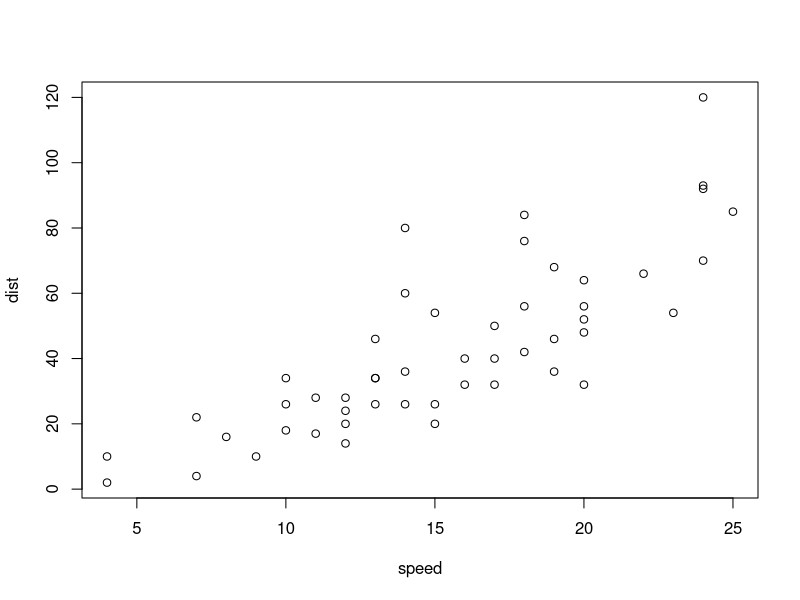
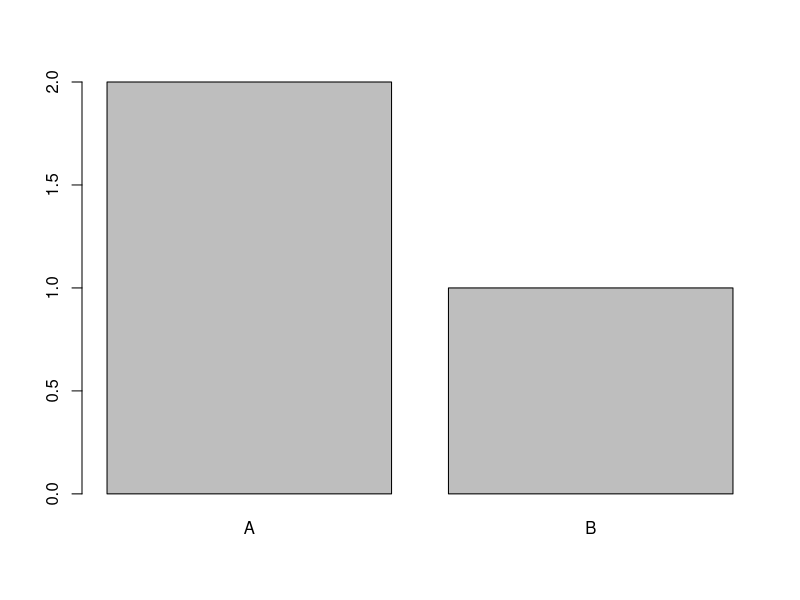

Recreate these plots in R, in order.
## ---- chunk 1
#| label: fig-speed
#| fig-cap: 'Stopping distance against speed'
plot(cars)
## ---- chunk 2
#| label: tbl-summary
#| tbl-cap: 'Summary of the cars dataset'
knitr::kable(summary(cars))
## ---- chunk 3
#| label: fig-enroll-arm
#| fig-cap: 'Enrollment count by treatment arm'
barplot(table(c('A', 'A', 'B')))
## ---- chunk 4
#| label: tbl-baseline
#| tbl-cap: 'Baseline characteristics by arm'
knitr::kable(head(cars, 3))
